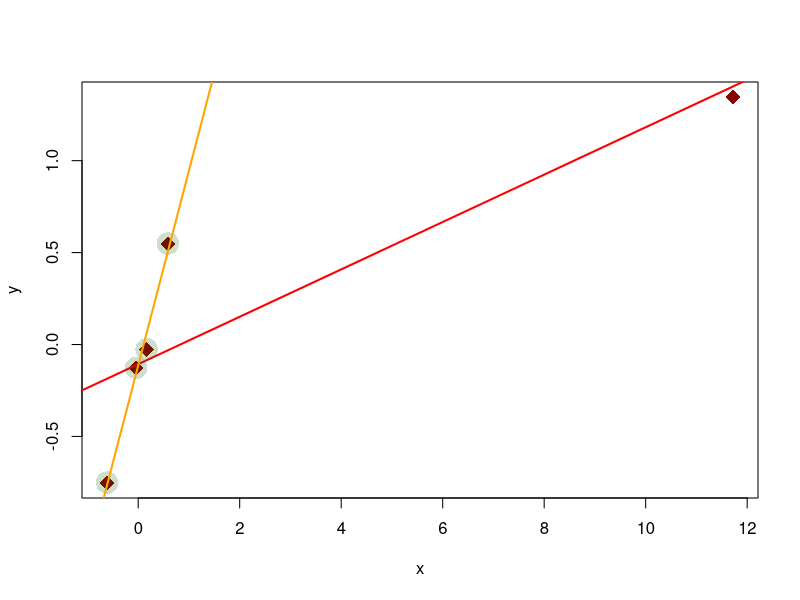

Write the R code that produced this figure.
data("mtcars")
mtcars$cyl <- as.factor(mtcars$cyl)

## Q1
(fit1 <- lm(mpg ~ wt + cyl, data = mtcars))
summary(fit1)

## Q2
(fit2 <- lm(mpg ~ cyl, data = mtcars))
summary(fit2)

## Q3
(fit3 <- lm(mpg ~ wt*cyl, data = mtcars))
summary(fit3)
anova(fit1, fit3, test = "Chisq")

## Q4
summary(lm(mpg ~ I(wt * 0.5) + factor(cyl), data = mtcars))

## Q5
x <- c(0.586, 0.166, -0.042, -0.614, 11.72)
y <- c(0.549, -0.026, -0.127, -0.751, 1.344)

fit5 <- lm(y~x)
hatvalues(model = fit5)

## Q6
dfbetas(model = fit5)

fit61 <- lm(y ~ x)
fit62 <- lm(y[-5] ~ x[-5])

plot(y~x,pch=18,col="dark red",cex=2)
abline(lm(y~x),col='red',lwd=2,lty=1.5)
points(y[-5] ~ x[-5], col=rgb(0,100,0,50,maxColorValue=255), pch=16, cex=3)
abline(lm(y[-5] ~ x[-5]),col="orange",lwd=2,lty=1.5)

DFBETA <- fit61$coef[2] - fit62$coef[2]
dfbeta(fit61)[10]

lm.influence(fit61)
summary(fit61)

DFBETAS <- DFBETA/(sqrt((summary(fit62)$sigma^2)*diag(summary(fit61)$cov.unscaled)[2]))
DFBETAS
dfbetas(fit61)[10]


